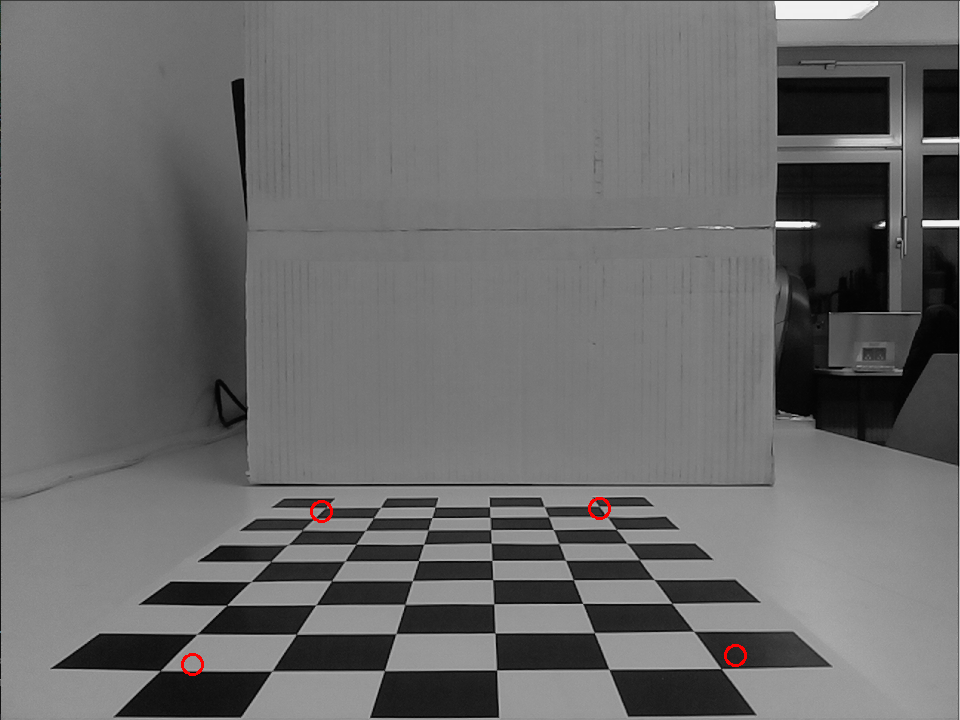
#> input picture front_view.png, 960 x 720 px
$ python top_view.py
#> lines starting #> are read from the running program, lines starting #| are printed output that depends on the picture; after the words box and inside, x2 and y2 are one past the last pixel; in counts of white or black regions, pixels touching at a corner belong together; long printed decimals are rounded
import cv2
import numpy as np


# Read the image
# image = cv2.imread('Distortion00001.png')
image = cv2.imread('front_view.png')
#> image is the input picture: shape (720, 960, 3); mean B, G, R 106.5, 106.5, 106.8


# Convert to grayscale
gray = cv2.cvtColor(image, cv2.COLOR_BGR2GRAY)

# Define the chessboard size (width x height)
# board_size = (8, 6)  # Adjust based on your chessboard
board_size = (9, 6)  # Adjust based on your chessboard


# Find chessboard corners
pattern_found, corners = cv2.findChessboardCorners(gray, board_size, None)
#> pattern_found = True; corners = 54 rows, first 8: [589, 505], [607.6, 516.8], [616.2, 529.4], [626.5, 543], [639.4, 559.5], [654, 579.5], [671.8, 603.4], [693.6, 631.3]

if pattern_found:
    # Sort corners and extract the outer corners
    print(corners)
#> (printed output is left out)
    corners = corners.squeeze()
#> corners = 54 pairs, first value 160.1 to 721.1, second value 505 to 671
    print(corners)
#> (printed output is left out)
    # corners: 0 is top right, 8 is bottom right, 45 is top left and 53 is bottom left
    outer_corners = [
        corners[board_size[0]*board_size[1]-board_size[0]+1],  # Top-left corner
        corners[1],  # Top-right corner
        corners[-1],  # Bottom-left corner
        corners[board_size[0]-1],  # Bottom-right corner

    ]
#> outer_corners = [[316.1, 517.3], [607.6, 516.8], [160.1, 670.6], [721.1, 668.6]]
    left_difference = outer_corners[0][0]-outer_corners[2][0] # first index indicate to tl,tr,bl,br respectively
#> left_difference = 155.9
    right_difference = outer_corners[3][0]-outer_corners[1][0] # second index indicates to x:width, y:height in pixels
#> right_difference = 113.5

    # Draw circles and labels for each corner on the original image
    for i, corner in enumerate(outer_corners):
        x, y = map(int, corner.ravel())  # Convert coordinates to integers
        cv2.circle(image, (x, y), 5, (0, 0, 255), -1)  # Draw a red circle
        cv2.putText(image, f"Corner {i}", (x - 35, y - 20), cv2.FONT_HERSHEY_SIMPLEX, 0.4, (0, 255, 0), 1)  # Label each corner
#> this loop made 4 passes
#> (corner, x, y) on passes 1 to 4: ([316.1, 517.3], 316, 517), ([607.6, 516.8], 607, 516), ([160.1, 670.6], 160, 670), ([721.1, 668.6], 721, 668)
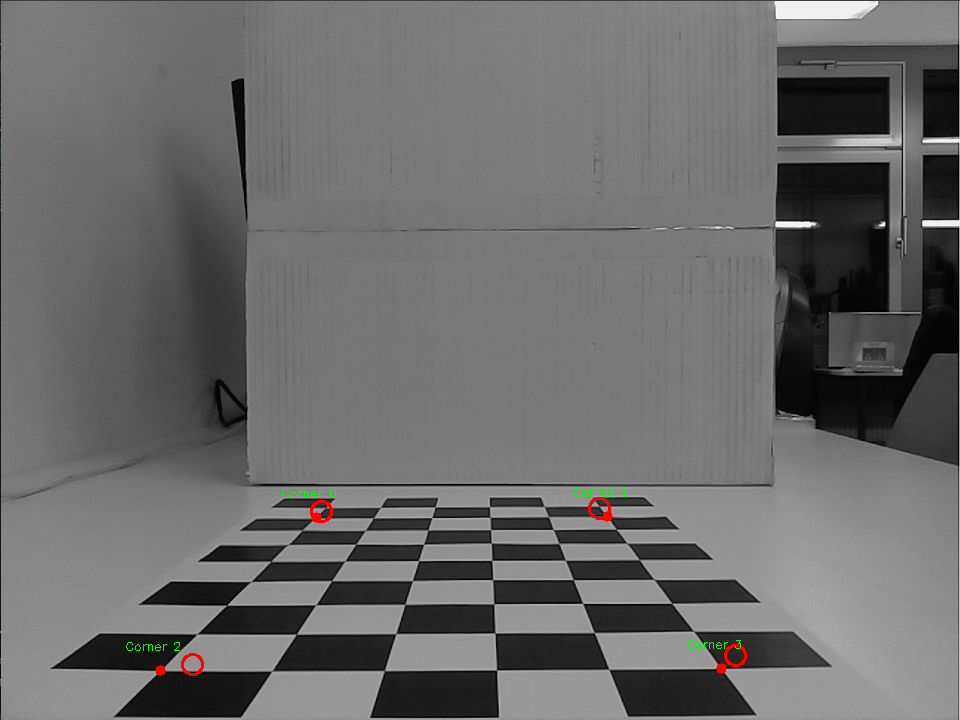
#> image: shape (720, 960, 3); 0.1% of pixels changed, all inside (x1, y1, x2, y2) = (126, 488, 741, 676)

    # Display the image with corner numbers
    # Display the image in full screen
    cv2.namedWindow('Corners Numbered', cv2.WINDOW_NORMAL)
    cv2.setWindowProperty('Corners Numbered', cv2.WND_PROP_FULLSCREEN, cv2.WINDOW_FULLSCREEN)
    cv2.imshow('Corners Numbered', image)
    cv2.waitKey(0)
    cv2.destroyAllWindows()

    # Print coordinates of each corner
    for i, corner in enumerate(outer_corners):
        print(f"Corner {i}: ({corner[0]}, {corner[1]})")
#> this loop made 4 passes
#| Corner 0: (316.057, 517.286)
#| Corner 1: (607.578, 516.801)
#| Corner 2: (160.114, 670.599)
#| Corner 3: (721.085, 668.603)


    # Define corresponding points for the top-down view (similar to previous code)
    tlnew = (outer_corners[0][0], outer_corners[0][1]-left_difference-right_difference)
#> tlnew = (316.1, 247.8)
    trnew = (outer_corners[1][0], outer_corners[1][1]-left_difference-right_difference)
#> trnew = (607.6, 247.4)
    blnew = (outer_corners[2][0]+left_difference, outer_corners[2][1])
#> blnew = (316.1, 670.6)
    brnew = (outer_corners[3][0]-right_difference, outer_corners[3][1])
#> brnew = (607.6, 668.6)

    # Define coordinates of corners in the original image (front view)
    pts1 = np.array(outer_corners, dtype=np.float32).reshape(-1, 1, 2)
#> pts1 has the same summary as outer_corners

    # Define corresponding points for the top-down view
    pts2 = np.array([tlnew, trnew, blnew, brnew], dtype=np.float32).reshape(-1, 1, 2)
#> pts2 = [[316.1, 247.8], [607.6, 247.4], [316.1, 670.6], [607.6, 668.6]]

    # Calculate Homography
    H, _ = cv2.findHomography(pts1, pts2, cv2.RANSAC, 0)
#> H = [[-0.47, -1.37, 711], [-0.00451, -3.19, 1537.4], [-4.64e-06, -0.00284, 1]]

    # Apply perspective transformation
    transformed_img = cv2.warpPerspective(image, H, (image.shape[1], image.shape[0]))
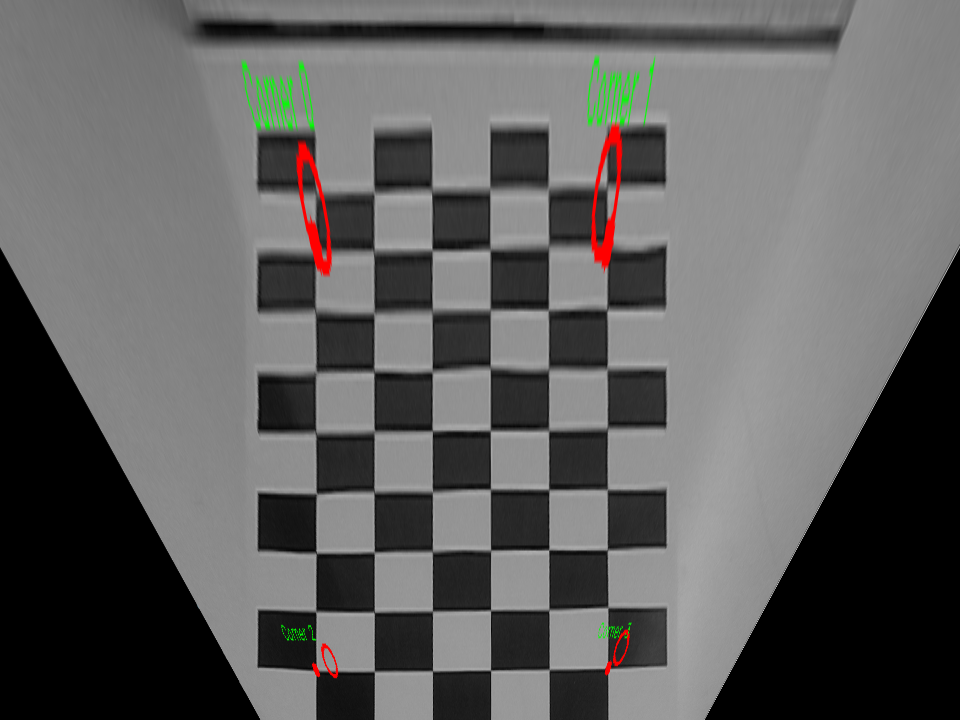
#> transformed_img: shape (720, 960, 3); mean B, G, R 95.4, 96.1, 96.6

    # Display the transformed image
    cv2.namedWindow('Transformed Image', cv2.WINDOW_NORMAL)
    cv2.setWindowProperty('Transformed Image', cv2.WND_PROP_FULLSCREEN, cv2.WINDOW_FULLSCREEN)
    cv2.imshow('Transformed Image', transformed_img)
    cv2.waitKey(0)
    cv2.destroyAllWindows()
else:
    print("Chessboard pattern not found.")

# [29 lines of commented-out code are left out]
